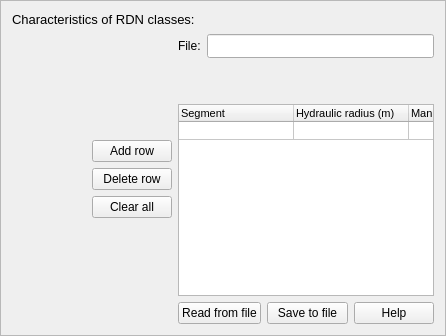
                 <widget class="QFrame" name="frame_4">
                  <property name="frameShape">
                   <enum>QFrame::StyledPanel</enum>
                  </property>
                  <property name="frameShadow">
                   <enum>QFrame::Raised</enum>
                  </property>
                  <layout class="QGridLayout" name="gridLayout_27">
                   <item row="0" column="0">
                    <layout class="QHBoxLayout" name="horizontalLayout_8">
                     <item>
                      <widget class="QLabel" name="label_37">
                       <property name="text">
                        <string>&lt;html&gt;&lt;head/&gt;&lt;body&gt;&lt;p align=&quot;justify&quot;&gt;&lt;span style=&quot; font-size:10pt;&quot;&gt;Characteristics of RDN classes:&lt;/span&gt;&lt;/p&gt;&lt;/body&gt;&lt;/html&gt;</string>
                       </property>
                      </widget>
                     </item>
                     <item>
                      <widget class="QLabel" name="label_38">
                       <property name="sizePolicy">
                        <sizepolicy hsizetype="Preferred" vsizetype="Preferred">
                         <horstretch>0</horstretch>
                         <verstretch>0</verstretch>
                        </sizepolicy>
                       </property>
                       <property name="minimumSize">
                        <size>
                         <width>16</width>
                         <height>16</height>
                        </size>
                       </property>
                       <property name="maximumSize">
                        <size>
                         <width>16</width>
                         <height>16</height>
                        </size>
                       </property>
                       <property name="toolTip">
                        <string>&lt;html&gt;&lt;head/&gt;&lt;body&gt;&lt;p&gt;Add the characteristics of the RDN classes. Read this information from a specific file or enter the data directly to the table.&lt;/p&gt;&lt;/body&gt;&lt;/html&gt;</string>
                       </property>
                       <property name="text">
                        <string/>
                       </property>
                       <property name="pixmap">
                        <pixmap resource="resources.qrc">:/plugins/hidroPixel/icons/icons/info(2).png</pixmap>
                       </property>
                       <property name="scaledContents">
                        <bool>true</bool>
                       </property>
                      </widget>
                     </item>
                    </layout>
                   </item>
                   <item row="1" column="0">
                    <layout class="QGridLayout" name="gridLayout_38">
                     <item row="0" column="0">
                      <layout class="QGridLayout" name="gridLayout_33">
                       <item row="1" column="1">
                        <widget class="QPushButton" name="btn_del_row_1">
                         <property name="toolTip">
                          <string>&lt;html&gt;&lt;head/&gt;&lt;body&gt;&lt;p&gt;Chose one line.&lt;/p&gt;&lt;/body&gt;&lt;/html&gt;</string>
                         </property>
                         <property name="text">
                          <string>Delete row</string>
                         </property>
                        </widget>
                       </item>
                       <item row="2" column="1" alignment="Qt::AlignTop">
                        <widget class="QPushButton" name="btn_clear_1">
                         <property name="toolTip">
                          <string>&lt;html&gt;&lt;head/&gt;&lt;body&gt;&lt;p&gt;Chose one line.&lt;/p&gt;&lt;/body&gt;&lt;/html&gt;</string>
                         </property>
                         <property name="text">
                          <string>Clear all</string>
                         </property>
                        </widget>
                       </item>
                       <item row="0" column="1" alignment="Qt::AlignBottom">
                        <widget class="QPushButton" name="btn_add_row_1">
                         <property name="text">
                          <string>Add row</string>
                         </property>
                        </widget>
                       </item>
                       <item row="1" column="0">
                        <spacer name="horizontalSpacer_2">
                         <property name="orientation">
                          <enum>Qt::Horizontal</enum>
                         </property>
                         <property name="sizeType">
                          <enum>QSizePolicy::Fixed</enum>
                         </property>
                         <property name="sizeHint" stdset="0">
                          <size>
                           <width>80</width>
                           <height>20</height>
                          </size>
                         </property>
                        </spacer>
                       </item>
                      </layout>
                     </item>
                     <item row="0" column="1">
                      <layout class="QGridLayout" name="gridLayout_35">
                       <item row="0" column="0">
                        <layout class="QGridLayout" name="gridLayout_56">
                         <item row="0" column="1">
                          <widget class="QLineEdit" name="le_8_pg2">
                           <property name="minimumSize">
                            <size>
                             <width>220</width>
                             <height>24</height>
                            </size>
                           </property>
                           <property name="maximumSize">
                            <size>
                             <width>16777215</width>
                             <height>24</height>
                            </size>
                           </property>
                           <property name="readOnly">
                            <bool>true</bool>
                           </property>
                           <property name="clearButtonEnabled">
                            <bool>true</bool>
                           </property>
                          </widget>
                         </item>
                         <item row="0" column="0">
                          <widget class="QLabel" name="label_67">
                           <property name="text">
                            <string>&lt;html&gt;&lt;head/&gt;&lt;body&gt;&lt;p align=&quot;justify&quot;&gt;&lt;span style=&quot; font-size:10pt;&quot;&gt;File:&lt;/span&gt;&lt;/p&gt;&lt;/body&gt;&lt;/html&gt;</string>
                           </property>
                          </widget>
                         </item>
                        </layout>
                       </item>
                       <item row="3" column="0">
                        <layout class="QGridLayout" name="gridLayout_34">
                         <item row="0" column="1">
                          <widget class="QPushButton" name="btn_save_file_t1">
                           <property name="text">
                            <string>Save to file</string>
                           </property>
                          </widget>
                         </item>
                         <item row="0" column="0">
                          <widget class="QPushButton" name="btn_read_t1">
                           <property name="text">
                            <string>Read from file</string>
                           </property>
                          </widget>
                         </item>
                         <item row="0" column="2">
                          <widget class="QPushButton" name="btn_help_t1">
                           <property name="text">
                            <string>Help</string>
                           </property>
                          </widget>
                         </item>
                        </layout>
                       </item>
                       <item row="1" column="0">
                        <spacer name="verticalSpacer">
                         <property name="orientation">
                          <enum>Qt::Vertical</enum>
                         </property>
                         <property name="sizeHint" stdset="0">
                          <size>
                           <width>20</width>
                           <height>40</height>
                          </size>
                         </property>
                        </spacer>
                       </item>
                       <item row="2" column="0">
                        <widget class="QTableWidget" name="tbw_1_pg2">
                         <property name="layoutDirection">
                          <enum>Qt::LeftToRight</enum>
                         </property>
                         <property name="autoFillBackground">
                          <bool>false</bool>
                         </property>
                         <property name="horizontalScrollBarPolicy">
                          <enum>Qt::ScrollBarAlwaysOff</enum>
                         </property>
                         <property name="autoScroll">
                          <bool>true</bool>
                         </property>
                         <property name="autoScrollMargin">
                          <number>20</number>
                         </property>
                         <property name="showDropIndicator" stdset="0">
                          <bool>true</bool>
                         </property>
                         <property name="dragEnabled">
                          <bool>true</bool>
                         </property>
                         <property name="dragDropOverwriteMode">
                          <bool>true</bool>
                         </property>
                         <property name="alternatingRowColors">
                          <bool>true</bool>
                         </property>
                         <property name="textElideMode">
                          <enum>Qt::ElideMiddle</enum>
                         </property>
                         <property name="showGrid">
                          <bool>true</bool>
                         </property>
                         <property name="gridStyle">
                          <enum>Qt::SolidLine</enum>
                         </property>
                         <property name="sortingEnabled">
                          <bool>false</bool>
                         </property>
                         <property name="wordWrap">
                          <bool>true</bool>
                         </property>
                         <attribute name="horizontalHeaderVisible">
                          <bool>true</bool>
                         </attribute>
                         <attribute name="horizontalHeaderCascadingSectionResizes">
                          <bool>true</bool>
                         </attribute>
                         <attribute name="horizontalHeaderDefaultSectionSize">
                          <number>115</number>
                         </attribute>
                         <attribute name="horizontalHeaderHighlightSections">
                          <bool>true</bool>
                         </attribute>
                         <attribute name="horizontalHeaderShowSortIndicator" stdset="0">
                          <bool>true</bool>
                         </attribute>
                         <attribute name="horizontalHeaderStretchLastSection">
                          <bool>false</bool>
                         </attribute>
                         <attribute name="verticalHeaderVisible">
                          <bool>false</bool>
                         </attribute>
                         <attribute name="verticalHeaderMinimumSectionSize">
                          <number>5</number>
                         </attribute>
                         <attribute name="verticalHeaderDefaultSectionSize">
                          <number>5</number>
                         </attribute>
                         <row>
                          <property name="text">
                           <string>1</string>
                          </property>
                         </row>
                         <column>
                          <property name="text">
                           <string>Segment</string>
                          </property>
                          <property name="font">
                           <font>
                            <pointsize>8</pointsize>
                           </font>
                          </property>
                          <property name="textAlignment">
                           <set>AlignLeading|AlignVCenter</set>
                          </property>
                         </column>
                         <column>
                          <property name="text">
                           <string>Hydraulic radius (m)</string>
                          </property>
                          <property name="font">
                           <font>
                            <pointsize>8</pointsize>
                           </font>
                          </property>
                          <property name="textAlignment">
                           <set>AlignLeading|AlignVCenter</set>
                          </property>
                         </column>
                         <column>
                          <property name="text">
                           <string>Manning</string>
                          </property>
                          <property name="font">
                           <font>
                            <pointsize>8</pointsize>
                           </font>
                          </property>
                          <property name="textAlignment">
                           <set>AlignLeading|AlignVCenter</set>
                          </property>
                         </column>
                         <column>
                          <property name="text">
                           <string>Slope (m/m)</string>
                          </property>
                          <property name="font">
                           <font>
                            <pointsize>8</pointsize>
                           </font>
                          </property>
                          <property name="textAlignment">
                           <set>AlignLeading|AlignVCenter</set>
                          </property>
                         </column>
                        </widget>
                       </item>
                      </layout>
                     </item>
                    </layout>
                   </item>
                  </layout>
                 </widget>
